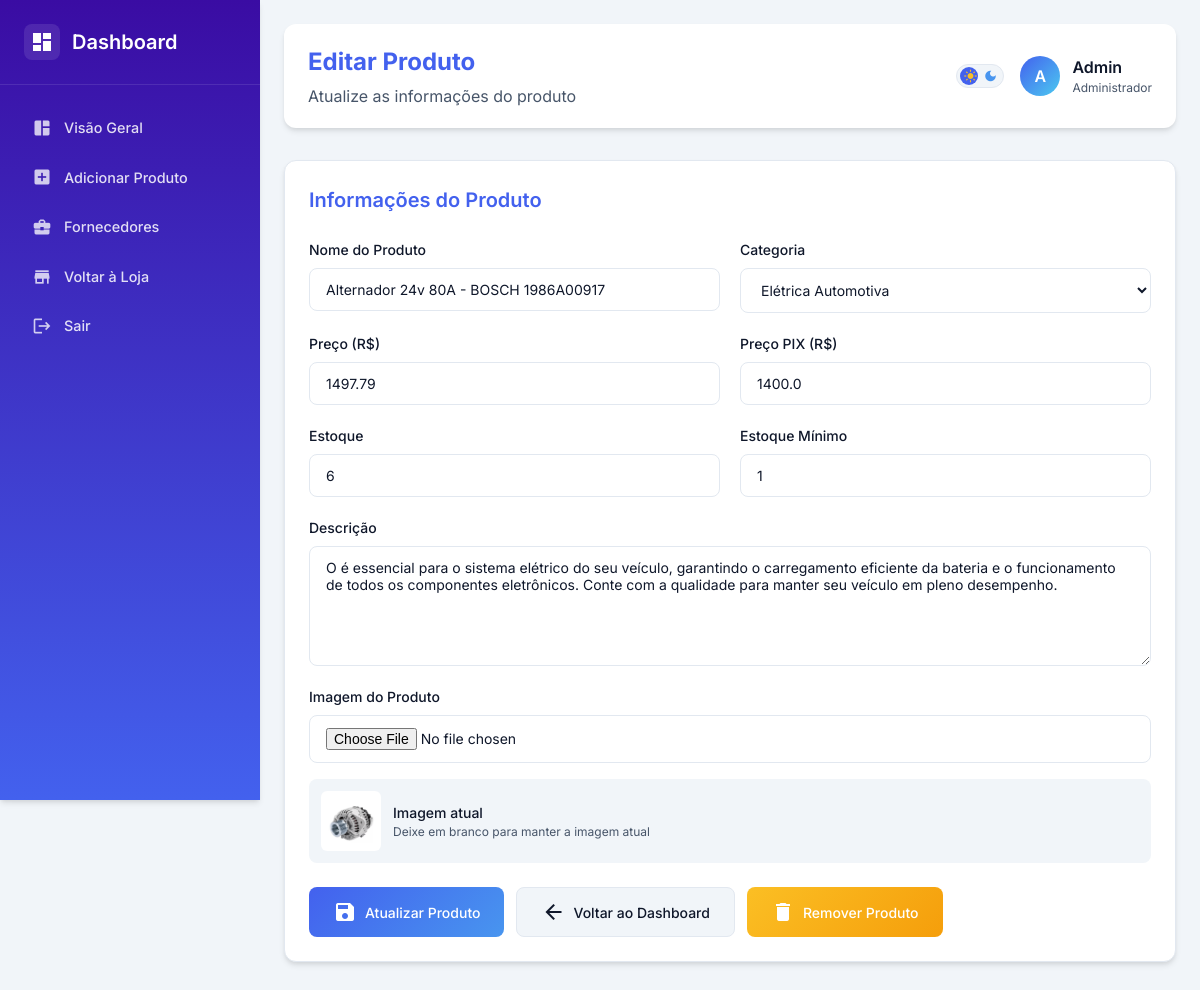
/editar-produto/13 (signed in), run on the app's committed database.
### tables this page shows
CREATE TABLE produtos (
            id INTEGER PRIMARY KEY AUTOINCREMENT,
            nome TEXT NOT NULL,
            descricao TEXT,
            preco REAL NOT NULL,
            preco_pix REAL,
            categoria_id INTEGER,
            estoque INTEGER DEFAULT 0,
            estoque_minimo INTEGER DEFAULT 1,
            imagem TEXT,
            FOREIGN KEY (categoria_id) REFERENCES categorias(id)
        );

CREATE TABLE categorias (
            id INTEGER PRIMARY KEY AUTOINCREMENT,
            nome TEXT NOT NULL UNIQUE
        );

### app.py (the view, shortened to what this page needs)
@app.route("/editar-produto/<int:produto_id>", methods=["GET", "POST"])
def editar_produto(produto_id):
    if "usuario_id" not in session or session.get("perfil") != "Admin":
        flash("Acesso restrito ao administrador.", "error")
        return redirect(url_for("index"))
    db = get_db()
    produto = db.execute("SELECT * FROM produtos WHERE id = ?", (produto_id,)).fetchone()
    categorias = db.execute("SELECT * FROM categorias ORDER BY nome").fetchall()
    if not produto:
        flash("Produto não encontrado.", "error")
        db.close()
        return redirect(url_for("dashboard"))
    db.close()
    return render_template("editar_produto.html", produto=produto, categorias=categorias)

### app.py (called while the page is built)
def get_db():
    conn = sqlite3.connect(DATABASE)
    conn.row_factory = sqlite3.Row
    return conn

### templates/editar_produto.html (shortened to what this page needs)
<!DOCTYPE html>
<html lang="pt-BR">
<head>
</head>
<body>
    <div class="dashboard-layout">
        <aside class="sidebar" id="sidebar">
            <div class="sidebar-header">
                <div class="logo-container">
                    <div class="logo-icon">
                        <span class="material-icons">dashboard</span>
                    </div>
                    <h2>Dashboard</h2>
                </div>
            </div>
            <nav>
                <ul class="nav-menu">
                    <li class="nav-item">
                        <a href="{{ url_for('dashboard') }}" class="nav-link">
                            <span class="material-icons">space_dashboard</span>
                            Visão Geral
                        </a>
                    </li>
                    <li class="nav-item">
                        <a href="{{ url_for('adicionar_produto') }}" class="nav-link">
                            <span class="material-icons">add_box</span>
                            Adicionar Produto
                        </a>
                    </li>
                    <li class="nav-item">
                        <a href="{{ url_for('adicionar_fornecedor') }}" class="nav-link">
                            <span class="material-icons">business_center</span>
                            Fornecedores
                        </a>
                    </li>
                    <li class="nav-item">
                        <a href="{{ url_for('index') }}" class="nav-link">
                            <span class="material-icons">store</span>
                            Voltar à Loja
                        </a>
                    </li>
                    <li class="nav-item">
                        <a href="{{ url_for('logout') }}" class="nav-link">
                            <span class="material-icons">logout</span>
                            Sair
                        </a>
                    </li>
                </ul>
            </nav>
        </aside>
        <main class="main-content">
            <header class="header fade-in-up">
                <div>
                    <h1>Editar Produto</h1>
                    <p style="color: var(--text-secondary); margin-top: 4px;">Atualize as informações do produto</p>
                </div>
                <div class="header-actions">
                    <div class="theme-toggle" id="themeToggle" title="Alternar tema">
                        <span class="material-icons theme-icon sun-icon">light_mode</span>
                        <span class="material-icons theme-icon moon-icon">dark_mode</span>
                    </div>
                    <div class="user-info">
                        <div class="user-avatar">
                            {{ session.usuario_nome[0] if session.usuario_nome else 'A' }}
                        </div>
                        <div>
                            <div style="font-weight: 600;">{{ session.usuario_nome }}</div>
                            <div style="font-size: 0.75rem; color: var(--text-secondary);">Administrador</div>
                        </div>
                    </div>
                </div>
            </header>
            <div class="form-container fade-in-up">
                <h2 class="form-title">Informações do Produto</h2>
                <form method="POST" enctype="multipart/form-data">
                    <div class="form-grid">
                        <div class="form-group">
                            <label for="nome" class="form-label">Nome do Produto</label>
                            <input type="text" id="nome" name="nome" class="form-input" value="{{ produto.nome }}" required>
                        </div>
                        <div class="form-group">
                            <label for="categoria" class="form-label">Categoria</label>
                            <select id="categoria" name="categoria" class="form-select" required>
                                {% for categoria in categorias %}
                                <option value="{{ categoria.id }}" {% if categoria.id == produto.categoria_id %}selected{% endif %}>
                                    {{ categoria.nome }}
                                </option>
                                {% endfor %}
                            </select>
                        </div>
                        <div class="form-group">
                            <label for="preco" class="form-label">Preço (R$)</label>
                            <input type="number" id="preco" name="preco" step="0.01" min="0" class="form-input" value="{{ produto.preco }}" required>
                        </div>
                        <div class="form-group">
                            <label for="preco_pix" class="form-label">Preço PIX (R$)</label>
                            <input type="number" id="preco_pix" name="preco_pix" step="0.01" min="0" class="form-input" value="{{ produto.preco_pix }}" required>
                        </div>
                        <div class="form-group">
                            <label for="estoque" class="form-label">Estoque</label>
                            <input type="number" id="estoque" name="estoque" min="0" class="form-input" value="{{ produto.estoque }}" required>
                        </div>
                        <div class="form-group">
                            <label for="estoque_minimo" class="form-label">Estoque Mínimo</label>
                            <input type="number" id="estoque_minimo" name="estoque_minimo" min="0" class="form-input" value="{{ produto.estoque_minimo }}" required>
                        </div>
                        <div class="form-group" style="grid-column: 1 / -1;">
                            <label for="descricao" class="form-label">Descrição</label>
                            <textarea id="descricao" name="descricao" class="form-textarea">{{ produto.descricao }}</textarea>
                        </div>
                        <div class="form-group" style="grid-column: 1 / -1;">
                            <label for="imagem" class="form-label">Imagem do Produto</label>
                            <input type="file" id="imagem" name="imagem" accept="image/*" class="form-input">
                            {% if produto.imagem %}
                            <div class="current-image">
                                {% if produto.imagem.startswith('http') %}
                                    <img src="{{ produto.imagem }}" alt="Imagem atual do produto">
                                {% else %}
                                    <img src="{{ url_for('static', filename=produto.imagem) }}" alt="Imagem atual do produto">
                                {% endif %}
                                <div class="image-info">
                                    <div class="image-name">Imagem atual</div>
                                    <div class="image-text">Deixe em branco para manter a imagem atual</div>
                                </div>
                            </div>
                            {% endif %}
                        </div>
                    </div>
                    <div class="form-actions">
                        <button type="submit" class="btn btn-primary">
                            <span class="material-icons">save</span>
                            Atualizar Produto
                        </button>
                        <a href="{{ url_for('dashboard') }}" class="btn btn-secondary">
                            <span class="material-icons">arrow_back</span>
                            Voltar ao Dashboard
                        </a>
                        <a href="{{ url_for('remover_produto', produto_id=produto.id) }}" class="btn btn-warning" onclick="return confirm('Tem certeza que deseja remover este produto?')">
                            <span class="material-icons">delete</span>
                            Remover Produto
                        </a>
                    </div>
                </form>
            </div>
        </main>
    </div>
</body>
</html>

### data on the page
produtos: nome "Alternador 24v 80A - BOSCH 1986A00917", categoria "Elétrica Automotiva", preco "1497.79", preco_pix "1400.0", estoque "6", estoque_minimo "1", descricao "O é essencial para o sistema elétrico do seu veículo, garantindo o carregamento eficiente da bateria e o funcionamento de todos os componentes eletrônicos. Conte com a qualidade para manter seu veículo em pleno desempenho.", imagem (picture)

### other printed values
{{ session.usuario_nome[0] if session.usuario_nome else 'A' }} "A"
{{ session.usuario_nome }} "Admin"
